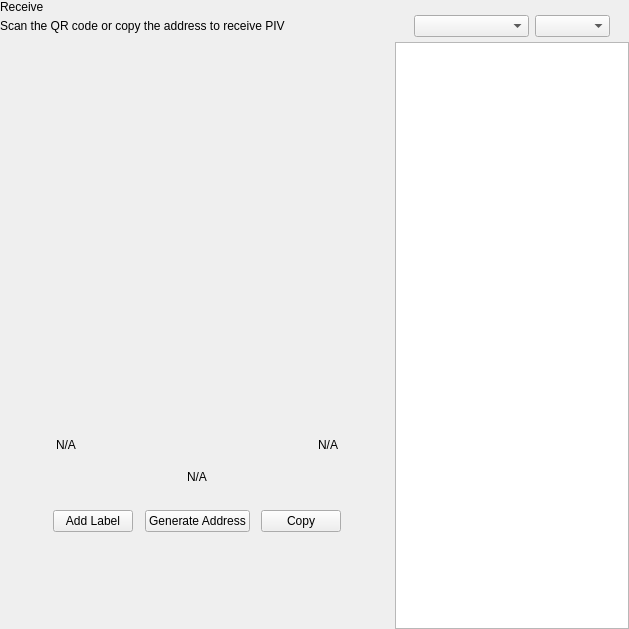
<?xml version="1.0" encoding="UTF-8"?>
<ui version="4.0">
 <class>ReceiveWidget</class>
 <widget class="QWidget" name="ReceiveWidget">
  <property name="geometry">
   <rect>
    <x>0</x>
    <y>0</y>
    <width>629</width>
    <height>629</height>
   </rect>
  </property>
  <property name="minimumSize">
   <size>
    <width>0</width>
    <height>0</height>
   </size>
  </property>
  <property name="windowTitle">
   <string>Form</string>
  </property>
  <layout class="QHBoxLayout" name="horizontalLayout_2" stretch="2,1">
   <property name="spacing">
    <number>0</number>
   </property>
   <property name="leftMargin">
    <number>0</number>
   </property>
   <property name="topMargin">
    <number>0</number>
   </property>
   <property name="rightMargin">
    <number>0</number>
   </property>
   <property name="bottomMargin">
    <number>0</number>
   </property>
   <item>
    <widget class="QWidget" name="left" native="true">
     <layout class="QVBoxLayout" name="verticalLayout_3">
      <property name="leftMargin">
       <number>0</number>
      </property>
      <property name="topMargin">
       <number>0</number>
      </property>
      <property name="rightMargin">
       <number>0</number>
      </property>
      <property name="bottomMargin">
       <number>0</number>
      </property>
      <item>
       <layout class="QVBoxLayout" name="verticalLayout_2">
        <property name="spacing">
         <number>0</number>
        </property>
        <property name="leftMargin">
         <number>0</number>
        </property>
        <item>
         <layout class="QHBoxLayout" name="horizontalLayout_3">
          <property name="spacing">
           <number>0</number>
          </property>
          <item>
           <layout class="QVBoxLayout" name="verticalLayout_4">
            <property name="spacing">
             <number>5</number>
            </property>
            <item>
             <widget class="QLabel" name="labelTitle">
              <property name="text">
               <string>Receive</string>
              </property>
             </widget>
            </item>
            <item alignment="Qt::AlignTop">
             <widget class="QLabel" name="labelSubtitle1">
              <property name="text">
               <string>Scan the QR code or copy the address to receive PIV</string>
              </property>
             </widget>
            </item>
           </layout>
          </item>
          <item>
           <spacer name="horizontalSpacer">
            <property name="orientation">
             <enum>Qt::Horizontal</enum>
            </property>
            <property name="sizeHint" stdset="0">
             <size>
              <width>40</width>
              <height>20</height>
             </size>
            </property>
           </spacer>
          </item>
         </layout>
        </item>
        <item>
         <spacer name="verticalSpacer_2">
          <property name="orientation">
           <enum>Qt::Vertical</enum>
          </property>
          <property name="sizeType">
           <enum>QSizePolicy::Expanding</enum>
          </property>
          <property name="sizeHint" stdset="0">
           <size>
            <width>20</width>
            <height>50</height>
           </size>
          </property>
         </spacer>
        </item>
        <item alignment="Qt::AlignHCenter">
         <widget class="QWidget" name="layoutQR" native="true">
          <property name="maximumSize">
           <size>
            <width>510</width>
            <height>16777215</height>
           </size>
          </property>
          <layout class="QVBoxLayout" name="verticalLayoutQr">
           <item>
            <spacer name="verticalSpacer11">
             <property name="orientation">
              <enum>Qt::Vertical</enum>
             </property>
             <property name="sizeType">
              <enum>QSizePolicy::Fixed</enum>
             </property>
             <property name="sizeHint" stdset="0">
              <size>
               <width>20</width>
               <height>20</height>
              </size>
             </property>
            </spacer>
           </item>
           <item alignment="Qt::AlignHCenter">
            <widget class="QLabel" name="labelQrImg">
             <property name="minimumSize">
              <size>
               <width>260</width>
               <height>260</height>
              </size>
             </property>
             <property name="maximumSize">
              <size>
               <width>260</width>
               <height>260</height>
              </size>
             </property>
             <property name="text">
              <string/>
             </property>
             <property name="alignment">
              <set>Qt::AlignCenter</set>
             </property>
            </widget>
           </item>
           <item>
            <spacer name="verticalSpacer_21">
             <property name="orientation">
              <enum>Qt::Vertical</enum>
             </property>
             <property name="sizeType">
              <enum>QSizePolicy::Fixed</enum>
             </property>
             <property name="sizeHint" stdset="0">
              <size>
               <width>20</width>
               <height>30</height>
              </size>
             </property>
            </spacer>
           </item>
           <item>
            <widget class="QWidget" name="widget" native="true">
             <property name="minimumSize">
              <size>
               <width>0</width>
               <height>0</height>
              </size>
             </property>
             <layout class="QHBoxLayout" name="horizontalLayout_5">
              <item>
               <widget class="QLabel" name="labelLabel">
                <property name="text">
                 <string notr="true">N/A</string>
                </property>
               </widget>
              </item>
              <item>
               <spacer name="horizontalSpacer_2">
                <property name="orientation">
                 <enum>Qt::Horizontal</enum>
                </property>
                <property name="sizeHint" stdset="0">
                 <size>
                  <width>141</width>
                  <height>20</height>
                 </size>
                </property>
               </spacer>
              </item>
              <item>
               <widget class="QLabel" name="labelDate">
                <property name="text">
                 <string notr="true">N/A</string>
                </property>
                <property name="alignment">
                 <set>Qt::AlignRight|Qt::AlignTrailing|Qt::AlignVCenter</set>
                </property>
               </widget>
              </item>
             </layout>
            </widget>
           </item>
           <item>
            <widget class="QLabel" name="labelAddress">
             <property name="sizePolicy">
              <sizepolicy hsizetype="Expanding" vsizetype="Preferred">
               <horstretch>0</horstretch>
               <verstretch>0</verstretch>
              </sizepolicy>
             </property>
             <property name="minimumSize">
              <size>
               <width>300</width>
               <height>0</height>
              </size>
             </property>
             <property name="text">
              <string notr="true">N/A</string>
             </property>
             <property name="alignment">
              <set>Qt::AlignCenter</set>
             </property>
            </widget>
           </item>
           <item>
            <spacer name="verticalSpacer_4">
             <property name="orientation">
              <enum>Qt::Vertical</enum>
             </property>
             <property name="sizeType">
              <enum>QSizePolicy::Fixed</enum>
             </property>
             <property name="sizeHint" stdset="0">
              <size>
               <width>20</width>
               <height>20</height>
              </size>
             </property>
            </spacer>
           </item>
           <item>
            <layout class="QHBoxLayout" name="horizontalLayout_4">
             <item alignment="Qt::AlignHCenter">
              <widget class="QPushButton" name="pushButtonLabel">
               <property name="focusPolicy">
                <enum>Qt::NoFocus</enum>
               </property>
               <property name="text">
                <string>Add Label</string>
               </property>
              </widget>
             </item>
             <item alignment="Qt::AlignHCenter">
              <widget class="QPushButton" name="pushButtonNewAddress">
               <property name="focusPolicy">
                <enum>Qt::NoFocus</enum>
               </property>
               <property name="text">
                <string>Generate Address</string>
               </property>
              </widget>
             </item>
             <item alignment="Qt::AlignHCenter">
              <widget class="QPushButton" name="pushButtonCopy">
               <property name="focusPolicy">
                <enum>Qt::NoFocus</enum>
               </property>
               <property name="text">
                <string>Copy</string>
               </property>
              </widget>
             </item>
            </layout>
           </item>
           <item>
            <spacer name="verticalSpacer_3">
             <property name="orientation">
              <enum>Qt::Vertical</enum>
             </property>
             <property name="sizeType">
              <enum>QSizePolicy::Expanding</enum>
             </property>
             <property name="sizeHint" stdset="0">
              <size>
               <width>20</width>
               <height>20</height>
              </size>
             </property>
            </spacer>
           </item>
          </layout>
         </widget>
        </item>
        <item>
         <spacer name="verticalSpacer">
          <property name="orientation">
           <enum>Qt::Vertical</enum>
          </property>
          <property name="sizeHint" stdset="0">
           <size>
            <width>20</width>
            <height>40</height>
           </size>
          </property>
         </spacer>
        </item>
       </layout>
      </item>
     </layout>
    </widget>
   </item>
   <item>
    <widget class="QWidget" name="right" native="true">
     <layout class="QVBoxLayout" name="verticalLayout_5">
      <property name="spacing">
       <number>0</number>
      </property>
      <property name="leftMargin">
       <number>1</number>
      </property>
      <property name="topMargin">
       <number>0</number>
      </property>
      <property name="rightMargin">
       <number>0</number>
      </property>
      <property name="bottomMargin">
       <number>0</number>
      </property>
      <item>
       <layout class="QVBoxLayout" name="container_right">
        <property name="spacing">
         <number>0</number>
        </property>
        <property name="leftMargin">
         <number>0</number>
        </property>
        <property name="rightMargin">
         <number>0</number>
        </property>
        <item>
         <layout class="QVBoxLayout" name="verticalLayout">
          <property name="spacing">
           <number>6</number>
          </property>
          <property name="leftMargin">
           <number>19</number>
          </property>
          <property name="rightMargin">
           <number>19</number>
          </property>
          <item>
           <widget class="OptionButton" name="btnRequest" native="true"/>
          </item>
          <item>
           <widget class="OptionButton" name="btnMyAddresses" native="true">
            <property name="sizePolicy">
             <sizepolicy hsizetype="Preferred" vsizetype="Minimum">
              <horstretch>0</horstretch>
              <verstretch>0</verstretch>
             </sizepolicy>
            </property>
           </widget>
          </item>
         </layout>
        </item>
        <item>
         <widget class="QWidget" name="sortWidget" native="true">
          <layout class="QHBoxLayout" name="horizontalLayout_6">
           <property name="leftMargin">
            <number>19</number>
           </property>
           <property name="rightMargin">
            <number>19</number>
           </property>
           <property name="bottomMargin">
            <number>5</number>
           </property>
           <item>
            <spacer name="horizontalSpacer_3">
             <property name="orientation">
              <enum>Qt::Horizontal</enum>
             </property>
             <property name="sizeHint" stdset="0">
              <size>
               <width>40</width>
               <height>20</height>
              </size>
             </property>
            </spacer>
           </item>
           <item>
            <widget class="QComboBox" name="comboBoxSort">
             <property name="sizePolicy">
              <sizepolicy hsizetype="Preferred" vsizetype="Fixed">
               <horstretch>0</horstretch>
               <verstretch>0</verstretch>
              </sizepolicy>
             </property>
             <property name="minimumSize">
              <size>
               <width>115</width>
               <height>0</height>
              </size>
             </property>
            </widget>
           </item>
           <item>
            <widget class="QComboBox" name="comboBoxSortOrder">
             <property name="sizePolicy">
              <sizepolicy hsizetype="Preferred" vsizetype="Fixed">
               <horstretch>0</horstretch>
               <verstretch>0</verstretch>
              </sizepolicy>
             </property>
             <property name="minimumSize">
              <size>
               <width>75</width>
               <height>0</height>
              </size>
             </property>
            </widget>
           </item>
          </layout>
         </widget>
        </item>
        <item>
         <widget class="QListView" name="listViewAddress"/>
        </item>
       </layout>
      </item>
     </layout>
    </widget>
   </item>
  </layout>
 </widget>
 <customwidgets>
  <customwidget>
   <class>OptionButton</class>
   <extends>QWidget</extends>
   <header>qt/rpdchain/optionbutton.h</header>
   <container>1</container>
  </customwidget>
 </customwidgets>
 <resources/>
 <connections/>
</ui>
